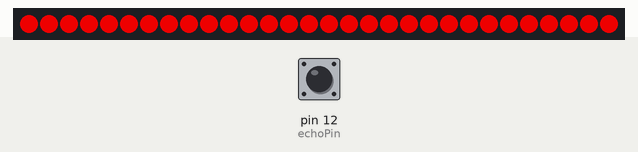
Simulated run of this sketch. Board: Arduino Uno, built with avr-gcc and run on an emulated ATmega328P. On the bench: 30 RGB LEDs in strip order, left to right. The test bench sets the inputs (shaded band); at power-on: pin 12 (echoPin) LOW.

Above: at 1.6 s.
1.7 s: pin 12 (echoPin) pulsed HIGH 5 times (0.12 s each, 0.3 s apart)
At 3.1 s:
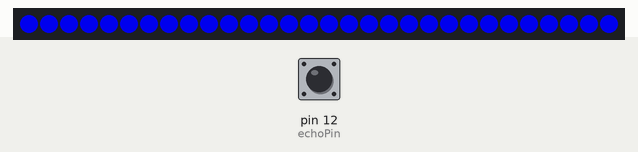
Timing chart, 0 to 4.7 s (numbered marks = the images above; inputs shaded):
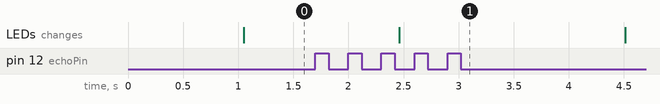

The sketch:

distance_example_plx.ino
```cpp
#include <Adafruit_NeoPixel.h>
#define PIN 6
#define NUMPIXELS 30
#define BRIGHTNESS 200
Adafruit_NeoPixel pixels = Adafruit_NeoPixel(NUMPIXELS, PIN, NEO_GRB + NEO_KHZ800);

int echoPin = 12;
int trigPin = 13;


void setup() {
  Serial.begin(9600);

  pinMode(trigPin, OUTPUT);
  pinMode(echoPin, INPUT);
  pixels.begin();
  pixels.setBrightness(BRIGHTNESS);
}

void loop() {
  float duration, distance;
  digitalWrite(trigPin, HIGH);
  delay(10);
  digitalWrite(trigPin, LOW);

  duration = pulseIn(echoPin, HIGH);
  distance = ((float)(340 * duration) / 10000) / 2;

  if (distance < 10){
    for(int i=0; i<NUMPIXELS; i++) {
    pixels.setPixelColor(i, pixels.Color(255, 0, 0));
    pixels.show();
  }}
  else if (distance < 20){
    for(int i=0; i<NUMPIXELS; i++) {
    pixels.setPixelColor(i, pixels.Color(0, 255, 0));
    pixels.show();
  }}
  else
  {
    for(int i=0; i<NUMPIXELS; i++) {
    pixels.setPixelColor(i, pixels.Color(0, 0, 255));
    pixels.show();
  }}
 delay(1000);
}
```

Measured:
- after the input at 1.7 s, the LEDs: change after 0.76 s (image 1)
